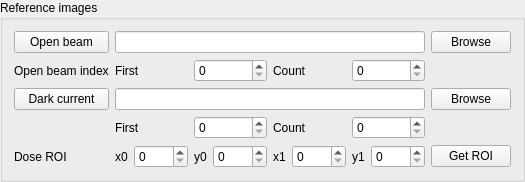
            <widget class="QGroupBox" name="groupReferenceImages">
             <property name="title">
              <string>Reference images</string>
             </property>
             <layout class="QGridLayout" name="gridLayout_3">
              <item row="3" column="0">
               <widget class="QPushButton" name="buttonGetPathDC">
                <property name="text">
                 <string>Dark current</string>
                </property>
               </widget>
              </item>
              <item row="2" column="1">
               <layout class="QHBoxLayout" name="layoutOBMaskIndex">
                <item>
                 <widget class="QLabel" name="label_16">
                  <property name="text">
                   <string>First</string>
                  </property>
                  <property name="buddy">
                   <cstring>spinFirstOpenBeam</cstring>
                  </property>
                 </widget>
                </item>
                <item>
                 <widget class="QSpinBox" name="spinFirstOpenBeam">
                  <property name="toolTip">
                   <string>File index of the first open beam image</string>
                  </property>
                  <property name="maximum">
                   <number>5000</number>
                  </property>
                 </widget>
                </item>
                <item>
                 <widget class="QLabel" name="label_17">
                  <property name="text">
                   <string>Count</string>
                  </property>
                  <property name="buddy">
                   <cstring>spinOpenBeamCount</cstring>
                  </property>
                 </widget>
                </item>
                <item>
                 <widget class="QSpinBox" name="spinOpenBeamCount">
                  <property name="toolTip">
                   <string>Number of open beam images</string>
                  </property>
                  <property name="maximum">
                   <number>5000</number>
                  </property>
                 </widget>
                </item>
               </layout>
              </item>
              <item row="5" column="2">
               <widget class="QPushButton" name="buttonGetDoseROI">
                <property name="text">
                 <string>Get ROI</string>
                </property>
               </widget>
              </item>
              <item row="0" column="2">
               <widget class="QPushButton" name="buttonBrowseReference">
                <property name="toolTip">
                 <string>Browse for reference data</string>
                </property>
                <property name="whatsThis">
                 <string>Browse for reference data path</string>
                </property>
                <property name="text">
                 <string>Browse</string>
                </property>
               </widget>
              </item>
              <item row="3" column="1">
               <widget class="QLineEdit" name="editDarkMask">
                <property name="toolTip">
                 <string>File maskof the dark current image (Format: file_####.ext)</string>
                </property>
               </widget>
              </item>
              <item row="0" column="1">
               <widget class="QLineEdit" name="editOpenBeamMask">
                <property name="toolTip">
                 <string>Path to the reference data</string>
                </property>
               </widget>
              </item>
              <item row="2" column="0">
               <widget class="QLabel" name="label_14">
                <property name="sizePolicy">
                 <sizepolicy hsizetype="Minimum" vsizetype="Preferred">
                  <horstretch>0</horstretch>
                  <verstretch>0</verstretch>
                 </sizepolicy>
                </property>
                <property name="text">
                 <string>Open beam index</string>
                </property>
               </widget>
              </item>
              <item row="4" column="1">
               <layout class="QHBoxLayout" name="layoutDarkIndex">
                <item>
                 <widget class="QLabel" name="label_23">
                  <property name="text">
                   <string>First</string>
                  </property>
                  <property name="buddy">
                   <cstring>spinFirstOpenBeam</cstring>
                  </property>
                 </widget>
                </item>
                <item>
                 <widget class="QSpinBox" name="spinFirstDark">
                  <property name="toolTip">
                   <string>File index of the first dark current image</string>
                  </property>
                  <property name="maximum">
                   <number>5000</number>
                  </property>
                 </widget>
                </item>
                <item>
                 <widget class="QLabel" name="label_24">
                  <property name="text">
                   <string>Count</string>
                  </property>
                  <property name="buddy">
                   <cstring>spinOpenBeamCount</cstring>
                  </property>
                 </widget>
                </item>
                <item>
                 <widget class="QSpinBox" name="spinDarkCount">
                  <property name="toolTip">
                   <string>Number of dark current images</string>
                  </property>
                  <property name="maximum">
                   <number>5000</number>
                  </property>
                 </widget>
                </item>
               </layout>
              </item>
              <item row="5" column="1">
               <layout class="QHBoxLayout" name="layoutDoseROI">
                <item>
                 <widget class="QLabel" name="label_19">
                  <property name="text">
                   <string>x0</string>
                  </property>
                  <property name="buddy">
                   <cstring>spinDoseROIx0</cstring>
                  </property>
                 </widget>
                </item>
                <item>
                 <widget class="QSpinBox" name="spinDoseROIx0">
                  <property name="maximum">
                   <number>9999</number>
                  </property>
                 </widget>
                </item>
                <item>
                 <widget class="QLabel" name="label_20">
                  <property name="text">
                   <string>y0</string>
                  </property>
                  <property name="buddy">
                   <cstring>spinDoseROIy0</cstring>
                  </property>
                 </widget>
                </item>
                <item>
                 <widget class="QSpinBox" name="spinDoseROIy0">
                  <property name="maximum">
                   <number>9999</number>
                  </property>
                 </widget>
                </item>
                <item>
                 <widget class="QLabel" name="label_21">
                  <property name="text">
                   <string>x1</string>
                  </property>
                  <property name="buddy">
                   <cstring>spinDoseROIx1</cstring>
                  </property>
                 </widget>
                </item>
                <item>
                 <widget class="QSpinBox" name="spinDoseROIx1">
                  <property name="maximum">
                   <number>9999</number>
                  </property>
                 </widget>
                </item>
                <item>
                 <widget class="QLabel" name="label_22">
                  <property name="text">
                   <string>y1</string>
                  </property>
                  <property name="buddy">
                   <cstring>spinDoseROIy1</cstring>
                  </property>
                 </widget>
                </item>
                <item>
                 <widget class="QSpinBox" name="spinDoseROIy1">
                  <property name="maximum">
                   <number>9999</number>
                  </property>
                 </widget>
                </item>
               </layout>
              </item>
              <item row="0" column="0">
               <widget class="QPushButton" name="buttonTakePath">
                <property name="toolTip">
                 <string>Copy the projection data path to the reference data path</string>
                </property>
                <property name="whatsThis">
                 <string/>
                </property>
                <property name="text">
                 <string>Open beam</string>
                </property>
               </widget>
              </item>
              <item row="3" column="2">
               <widget class="QPushButton" name="buttonBrowseDC">
                <property name="text">
                 <string>Browse</string>
                </property>
               </widget>
              </item>
              <item row="5" column="0">
               <widget class="QLabel" name="label_18">
                <property name="text">
                 <string>Dose ROI</string>
                </property>
               </widget>
              </item>
             </layout>
            </widget>
